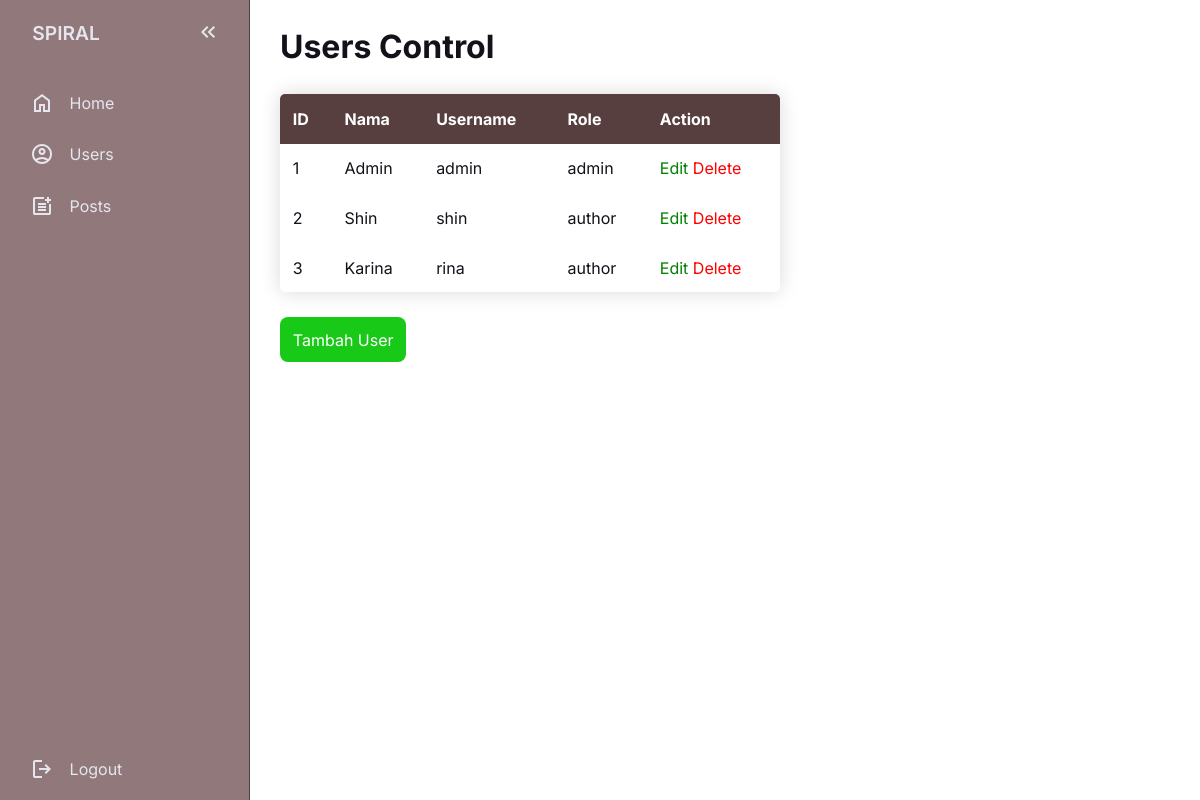
The page /dashboard/admin/controlUsers/index.php (signed in) on the database as committed earlier.
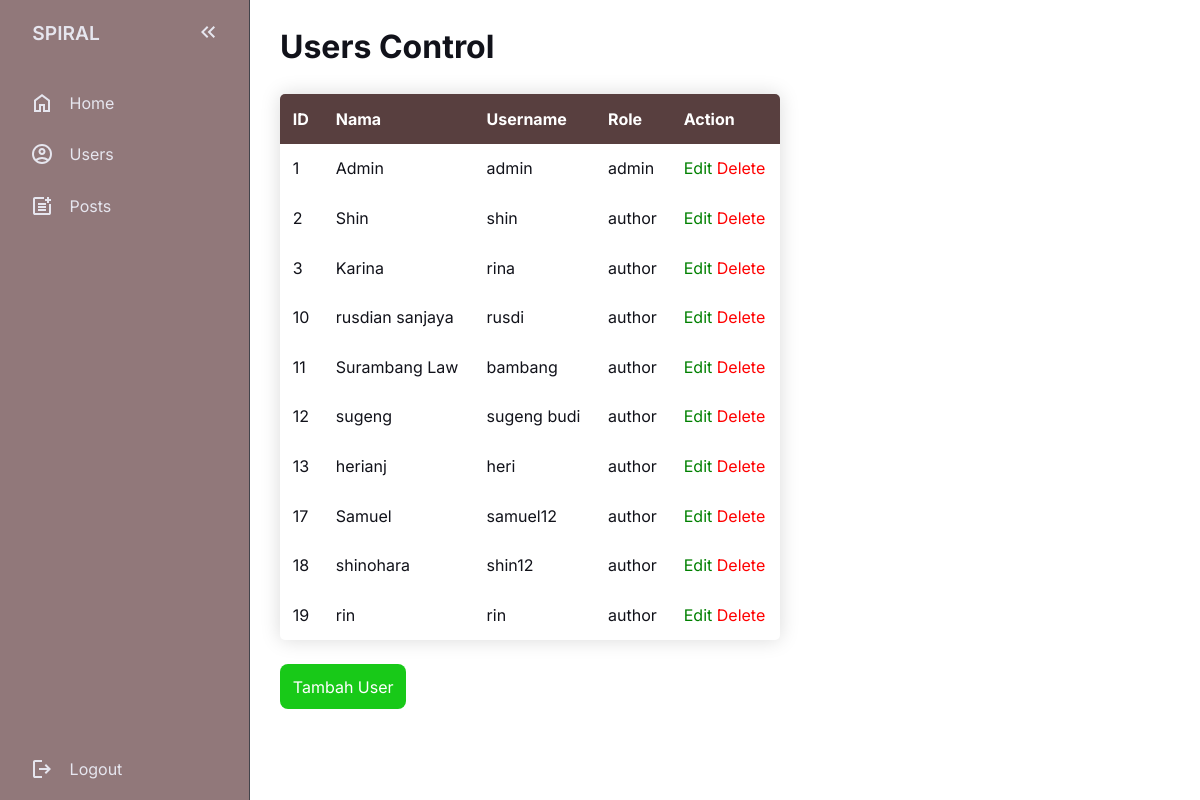
The same page on the database as committed later.
### tables this page shows
CREATE TABLE `users` (
  `id` int(11) NOT NULL,
  `email` varchar(255) NOT NULL,
  `username` varchar(255) NOT NULL,
  `password` varchar(64) NOT NULL,
  `nama` varchar(255) NOT NULL,
  `role` varchar(15) NOT NULL
);

### dashboard/admin/controlUsers/function/tampil.php (called while the page is built)
<?php
include "../../../lib/connection.php";
function tampil()
{
    global $conn;
    $query = "SELECT * FROM users ";
    $result = mysqli_query($conn, $query);
    $rows = [];
    while ($row = mysqli_fetch_assoc($result)) {
        $rows[] = $row;
    }
    return $rows;
}

### dashboard/admin/controlUsers/index.php (the view, shortened to what this page needs)
<?php
include "function/tampil.php";
$data = tampil();
?>
<!DOCTYPE html>
<html lang="en">
<head>
    <link rel="stylesheet" href="../style/style.css">
</head>
<body>
    <nav id="sidebar">
        <ul>
            <li>
                <span class="logo">SPIRAL</span>
                <button onclick="toggleSidebar()" id="toggle-btn">
                    <svg xmlns="http://www.w3.org/2000/svg" height="24px" viewBox="0 -960 960 960" width="24px"
                        fill="#e8eaed">
                        <path
                            d="M440-240 200-480l240-240 56 56-183 184 183 184-56 56Zm264 0L464-480l240-240 56 56-183 184 183 184-56 56Z" />
                    </svg>
                </button>
            </li>
            <li class="active">
                <a href="/goobnote/dashboard/admin/index.php">
                    <svg xmlns="http://www.w3.org/2000/svg" height="24px" viewBox="0 -960 960 960" width="24px"
                        fill="#e8eaed">
                        <path
                            d="M240-200h120v-240h240v240h120v-360L480-740 240-560v360Zm-80 80v-480l320-240 320 240v480H520v-240h-80v240H160Zm320-350Z" />
                    </svg>
                    <span>Home</span>
                </a>
            </li>
            <li>
                <a href="/goobnote/dashboard/admin/controlUsers/index.php">
                    <span>Users</span>
                </a>
            </li>
            <li>
                <a href="/goobnote/dashboard/admin/controlContents/index.php">
                    <span>Posts</span>
                </a>
            </li>
        </ul>
        <div class="logout">
            <form action="../logout.php" method="POST" id="form">
                <a href="javascript:{}" onclick="document.getElementById('form').submit();">
                    <svg xmlns="http://www.w3.org/2000/svg" height="24px" viewBox="0 -960 960 960" width="24px"
                        fill="#e8eaed">
                        <path
                            d="M200-120q-33 0-56.5-23.5T120-200v-560q0-33 23.5-56.5T200-840h280v80H200v560h280v80H200Zm440-160-55-58 102-102H360v-80h327L585-622l55-58 200 200-200 200Z" />
                    </svg>
                    <span>Logout</span>
                </a>
            </form>
        </div>
    </nav>
    <main>
        <h1>Users Control</h1>
        <table class="table-content">
            <thead>
                <tr>
                    <th>ID</th>
                    <th>Nama</th>
                    <th>Username</th>
                    <th>Role</th>
                    <th>Action</th>
                </tr>
            </thead>
            <tbody>
                <?php foreach ($data as $user) : ?>
                    <tr>
                        <td><?= $user["id"]; ?></td>
                        <td><?= $user["nama"]; ?></td>
                        <td><?= $user["username"]; ?></td>
                        <td><?= $user["role"]; ?></td>
                        <td class="action">
                            <a href="/goobnote/dashboard/admin/controlUsers/editUsers.php?id=<?= $user["id"]; ?>" class="edit">Edit</a>
                            <a href="/goobnote/dashboard/admin/controlUsers/function/delete.php?id=<?= $user["id"]; ?>" onclick="return confirm('Yakin ingin menghapus Users ini?');" class="delete">Delete</a>
                        </td>
                    </tr>
                <?php endforeach; ?>
            </tbody>
        </table>
        <a href="/goobnote/dashboard/admin/controlUsers/addUsers.php" class="add-btn">Tambah User</a>
    </main>
</body>
</html>

### dashboard/admin/style/style.css (style rules this page uses)
:root { --base-clr: #11121a; --line-clr: #42434a; --hover-clr: #583f3f; --text-clr: #e6e6ef; }
* { padding: 0; margin: 0; }
html { font-family: Inter, 'Segoe UI', Tahoma, Geneva, Verdana, sans-serif; line-height: 1.5rem; }
body { display: grid; min-height: 100vh; min-height: 100dvh; background-color: #fff; color: var(--text-clr); grid-template-columns: auto 1fr; }
#sidebar { display: flex; box-sizing: border-box; height: 100vh; width: 250px; padding: 5px 1em; background-color: #91787a; border-right: 1px solid var(--line-clr); position: sticky; top: 0; align-self: start; transition: 300ms ease-in-out; overflow: hidden; flex-direction: column; justify-content: space-between; }
#sidebar ul { list-style: none; }
#sidebar a, #sidebar .logo { padding: 0.85em; text-decoration: none; color: var(--text-clr); display: flex; align-items: center; gap: 1em; }
#sidebar svg { flex-shrink: 0; fill: var(--text-clr); }
#sidebar a span { flex-grow: 1; }
main { padding: min(30px, 7%); }
main { color: var(--base-clr); margin-top: 5px; margin-bottom: 15px; }
.table-content { border-collapse: collapse; margin: 35px 0; min-width: 500px; font-size: 1em; border-radius: 5px; overflow: hidden; box-shadow: 0 0 20px rgba(0, 0, 0, 0.15); }
.table-content thead tr { background-color: #583f3f; color: #fff; text-align: left; font-weight: bold; }
.table-content th, .table-content td { padding: 0.8em; }
.table-content td a.edit { text-decoration: none; color: green; }
.table-content td a.delete { text-decoration: none; color: red; }
.add-btn { margin-top: 10px; background-color: rgb(24, 201, 24); text-decoration: none; padding: 0.8em; border-radius: 8px; color: #fff; border: none; }

Rows that differ between the two databases and show on the page:
added users: id "10", nama "rusdian sanjaya", username "rusdi", role "author"
added users: id "11", nama "Surambang Law", username "bambang", role "author"
added users: id "12", nama "sugeng", username "sugeng budi", role "author"
added users: id "13", nama "herianj", username "heri", role "author"
added users: id "17", nama "Samuel", username "samuel12", role "author"
added users: id "18", nama "shinohara", username "shin12", role "author"
added users: id "19", nama "rin", username "rin", role "author"
